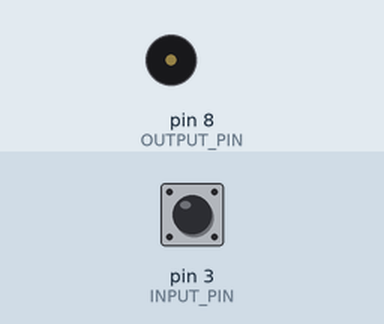
This sketch was run on a simulated Arduino Uno, built with avr-gcc and run on an emulated ATmega328P. Shown: buzzer (waves = sounding). Inputs (shaded band) come from the test bench; at power-on: pin 3 (INPUT_PIN) HIGH.

Above: at 1.2 s.
1.3 s: pin 3 (INPUT_PIN) pulled LOW for 0.15 s
At 1.37 s:
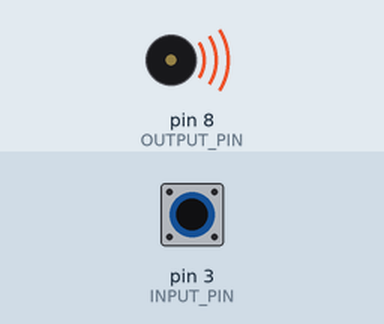
2.9 s: pin 3 (INPUT_PIN) pulled LOW for 3.2 s
At 7.4 s:
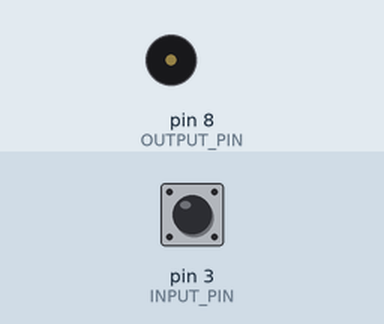
Timing chart, 0 to 8.9 s (numbered marks = the images above; inputs shaded):
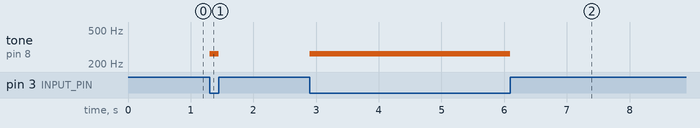

The sketch:

Buzzer-PushButton-Basic.ino
```cpp
/*
  Plays a tone on an Arduino buzzer when a button is pressed

  The button should be connected to pin 3

  The buzzer should be connected to pin 8

  The sound played is a middle C, also known as C4, which has a frequency of ~262Hz

  This example code is modified from the Arduino public domain.

  https://www.arduino.cc/en/Tutorial/BuiltInExamples/toneMelody

*/

const int INPUT_PIN = 3;  //This is the pin where the input signal from the button goes
//This is actually a *digital* input pin

const int OUTPUT_PIN = 8;  //This is the pin where the output into the LED goes
//This is actually an *analog* write pin

int buttonRead = 0;  //This variable allows us to store whether the button is pressed or not

void setup() {

  pinMode(INPUT_PIN, INPUT_PULLUP);  //Sets the input pin to be an input
  //Note: don't worry about what "pullup" means for now
}

void loop() {
  buttonRead = digitalRead(INPUT_PIN);  //Reads whether the button is on or off based on the voltage going into the pin

  if (buttonRead == LOW) {

    tone(OUTPUT_PIN, 262);

  }

  else {
    noTone(OUTPUT_PIN);
    buttonRead = digitalRead(INPUT_PIN);
  }
}
```

Measured:
- after the input at 1.3 s, tone on pin 8 (OUTPUT_PIN): silent → 262 Hz at once, → silent 0.15 s later
- after the input at 2.9 s, tone on pin 8 (OUTPUT_PIN): silent → 262 Hz at once, → silent 3.2 s later
